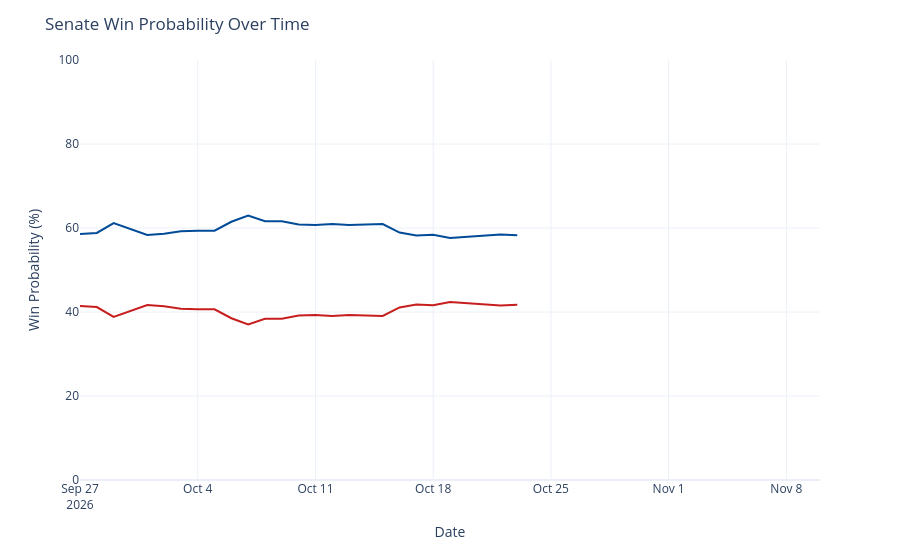

The cell this chart's notebook holds for it:
### Code cell
chance_over_time = output_ts[(output_ts['geo'] == 'US Senate') &
                             (output_ts['type'] == 'chance')]
chance_over_time['rep_chance'] = chance_over_time['y'].map(lambda x: 100 - x)
chance_over_time = chance_over_time.rename({'y': 'Democrats', 'rep_chance': 'Republicans'}, axis=1)
chance_time_ser = px.line(chance_over_time, x='date', y=['Democrats', 'Republicans'], template='plotly_white',
                         color_discrete_map={'Democrats': '#004b97', 'Republicans': '#c71e1d'},)
chance_time_ser.update_traces(hovertemplate="%{y:.1f}%")
chance_time_ser.update_layout(
    xaxis=dict(range=[pd.to_datetime('2026-09-27'), pd.to_datetime('2026-11-10')]),
    yaxis=dict(range=[0, 100]),
    xaxis_title='Date',
    yaxis_title='Win Probability (%)',
    title=dict(text="Senate Win Probability Over Time"),
    hovermode="x",
    showlegend=False
)
chance_time_ser

### Figure 1 — Plotly figure (JSON) as saved in the notebook; plotly's stock layout.template omitted (floating-point values rounded to 4 significant figures)
{"data": [{"hovertemplate": "%{y:.1f}%", "legendgroup": "Democrats", "line": {"color": "#004b97", "dash": "solid"}, "marker": {"symbol": "circle"}, "mode": "lines", "name": "Democrats", "orientation": "v", "showlegend": true, "type": "scatter", "x": ["2026-09-27", "2026-09-28", "2026-09-29", "2026-09-30", "2026-10-01", "2026-10-02", "2026-10-03", "2026-10-04", "2026-10-05", "2026-10-06", "2026-10-07", "2026-10-08", "2026-10-09", "2026-10-10", "2026-10-11", "2026-10-12", "2026-10-13", "2026-10-15", "2026-10-16", "2026-10-17", "2026-10-18", "2026-10-19", "2026-10-20", "2026-10-21", "2026-10-22", "2026-10-23"], "xaxis": "x", "y": [58.6, 58.83, 61.17, 59.8, 58.36, 58.64, 59.21, 59.34, 59.36, 61.49, 62.99, 61.61, 61.59, 60.85, 60.69, 60.92, 60.74, 60.95, 58.91, 58.21, 58.41, 57.61, 57.88, 58.25, 58.48, 58.3], "yaxis": "y"}, {"hovertemplate": "%{y:.1f}%", "legendgroup": "Republicans", "line": {"color": "#c71e1d", "dash": "solid"}, "marker": {"symbol": "circle"}, "mode": "lines", "name": "Republicans", "orientation": "v", "showlegend": true, "type": "scatter", "x": ["2026-09-27", "2026-09-28", "2026-09-29", "2026-09-30", "2026-10-01", "2026-10-02", "2026-10-03", "2026-10-04", "2026-10-05", "2026-10-06", "2026-10-07", "2026-10-08", "2026-10-09", "2026-10-10", "2026-10-11", "2026-10-12", "2026-10-13", "2026-10-15", "2026-10-16", "2026-10-17", "2026-10-18", "2026-10-19", "2026-10-20", "2026-10-21", "2026-10-22", "2026-10-23"], "xaxis": "x", "y": [41.4, 41.17, 38.83, 40.2, 41.64, 41.36, 40.79, 40.66, 40.64, 38.51, 37.01, 38.39, 38.41, 39.15, 39.31, 39.08, 39.26, 39.05, 41.09, 41.79, 41.59, 42.39, 42.12, 41.75, 41.52, 41.7], "yaxis": "y"}], "layout": {"hovermode": "x", "legend": {"title": {"text": "variable"}, "tracegroupgap": 0}, "margin": {"t": 60}, "showlegend": false, "title": {"text": "Senate Win Probability Over Time"}, "xaxis": {"anchor": "y", "domain": [0, 1], "range": ["2026-09-27T00:00:00", "2026-11-10T00:00:00"], "title": {"text": "Date"}}, "yaxis": {"anchor": "x", "domain": [0, 1], "range": [0, 100], "title": {"text": "Win Probability (%)"}}}}
